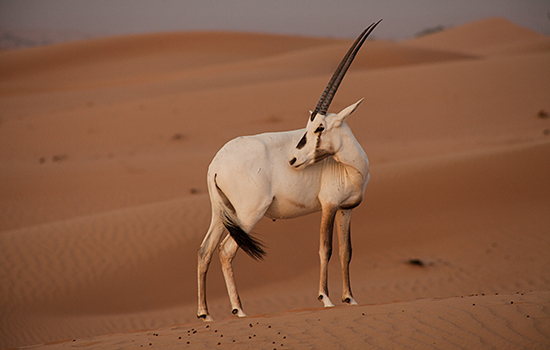
#> input picture bb.jpg, 550 x 350 px
$ python assignment3.py
#> lines starting #> are read from the running program, lines starting #| are printed output that depends on the picture
#RUNS PERFECTLY
import cv2
import matplotlib.pyplot as plt
import numpy as np
def stretchandsqueeze(img):
    a=int(input("enter the value of a: "))
    b=int(input("enter the value of b: "))
    n,m=0,255
    h,w=im.shape
    for i in range(h):
        for j in range(w):
            if img[i][j]<m:
                m=img[i][j]
            if img[i][j]>n:
                n=img[i][j]
    print(n,m)
    r=(b-a)/(n-m)
    newimage=np.zeros([h,w]).astype(np.uint8)

    for i in range (h):
        for j in range(w):
            newimage[i][j]=a+r*img[i][j]
    return newimage


im=cv2.imread('bb.jpg',0)
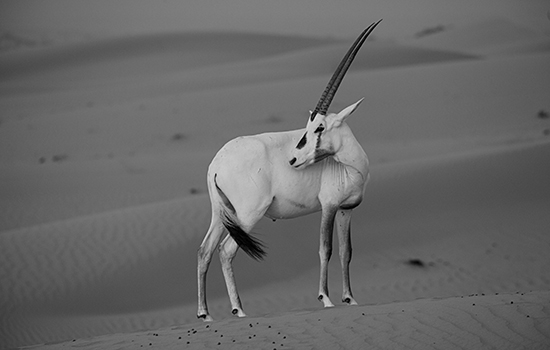
#> im: shape (350, 550); min 0, max 236, mean 102.9
newimg=stretchandsqueeze(im)
#> the answer given: 3
#> the answer given: 3
#> after the loop in stretchandsqueeze, `for i in range(h):`: m = 0; n = 236
#| 236 0
#> in stretchandsqueeze, `r=(b-a)/(n-m)`: r = 0
#> after the loop in stretchandsqueeze, `for i in range (h):`: newimage: shape (350, 550); every value is 3
newimage=stretchandsqueeze(newimg)
#> the answer given: 3
#> the answer given: 3
#| 3 3
#> after the loop in stretchandsqueeze (call 2), `for i in range (h):`: newimage: shape (350, 550); every value is 0
fig = plt.figure(figsize=(18, 18))
pltX = 1
pltY = 3
fig.add_subplot(pltX, pltY, 1)
plt.imshow(cv2.cvtColor(im, cv2.COLOR_BGR2RGB))
plt.axis('off')
plt.title("ORIGINAL IMAGE")

fig.add_subplot(pltX, pltY, 2)
plt.imshow(cv2.cvtColor(newimg,cv2.COLOR_BGR2RGB))
plt.axis('off')
plt.title("SQUEEZED IMAGE")
fig.add_subplot(pltX, pltY, 3)
plt.imshow(cv2.cvtColor(newimage,cv2.COLOR_BGR2RGB))
plt.axis('off')
plt.title("STRETCHED IMAGE")
plt.show
plt.waitforbuttonpress()
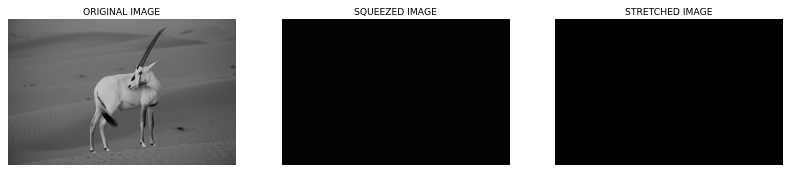
#> figure drawn by matplotlib, 3 panels
